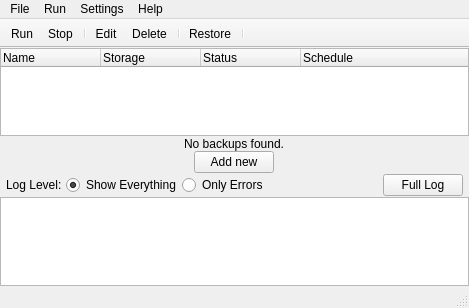
<?xml version="1.0" encoding="UTF-8"?>
<ui version="4.0">
 <class>MainWindow</class>
 <widget class="QMainWindow" name="MainWindow">
  <property name="geometry">
   <rect>
    <x>0</x>
    <y>0</y>
    <width>469</width>
    <height>308</height>
   </rect>
  </property>
  <property name="sizePolicy">
   <sizepolicy hsizetype="MinimumExpanding" vsizetype="Preferred">
    <horstretch>0</horstretch>
    <verstretch>0</verstretch>
   </sizepolicy>
  </property>
  <property name="minimumSize">
   <size>
    <width>0</width>
    <height>0</height>
   </size>
  </property>
  <property name="windowTitle">
   <string>MainWindow</string>
  </property>
  <widget class="QWidget" name="centralwidget">
   <layout class="QVBoxLayout" name="verticalLayout">
    <property name="spacing">
     <number>1</number>
    </property>
    <property name="leftMargin">
     <number>0</number>
    </property>
    <property name="topMargin">
     <number>0</number>
    </property>
    <property name="rightMargin">
     <number>0</number>
    </property>
    <property name="bottomMargin">
     <number>0</number>
    </property>
    <item>
     <widget class="QTreeWidget" name="backups_tree_widget">
      <property name="rootIsDecorated">
       <bool>false</bool>
      </property>
      <property name="allColumnsShowFocus">
       <bool>true</bool>
      </property>
      <property name="columnCount">
       <number>4</number>
      </property>
      <column>
       <property name="text">
        <string>Name</string>
       </property>
      </column>
      <column>
       <property name="text">
        <string>Storage</string>
       </property>
      </column>
      <column>
       <property name="text">
        <string>Status</string>
       </property>
      </column>
      <column>
       <property name="text">
        <string>Schedule</string>
       </property>
      </column>
     </widget>
    </item>
    <item>
     <widget class="QWidget" name="welcome_widget" native="true">
      <property name="enabled">
       <bool>true</bool>
      </property>
      <layout class="QVBoxLayout" name="verticalLayout_2">
       <property name="spacing">
        <number>0</number>
       </property>
       <property name="leftMargin">
        <number>0</number>
       </property>
       <property name="topMargin">
        <number>0</number>
       </property>
       <property name="rightMargin">
        <number>0</number>
       </property>
       <property name="bottomMargin">
        <number>0</number>
       </property>
       <item>
        <spacer name="verticalSpacer">
         <property name="orientation">
          <enum>Qt::Vertical</enum>
         </property>
         <property name="sizeHint" stdset="0">
          <size>
           <width>20</width>
           <height>40</height>
          </size>
         </property>
        </spacer>
       </item>
       <item alignment="Qt::AlignHCenter">
        <widget class="QLabel" name="label_2">
         <property name="text">
          <string>No backups found.</string>
         </property>
         <property name="margin">
          <number>6</number>
         </property>
        </widget>
       </item>
       <item alignment="Qt::AlignHCenter">
        <widget class="QPushButton" name="add_one_to_start_button">
         <property name="text">
          <string>Add new</string>
         </property>
        </widget>
       </item>
       <item>
        <spacer name="verticalSpacer_2">
         <property name="orientation">
          <enum>Qt::Vertical</enum>
         </property>
         <property name="sizeHint" stdset="0">
          <size>
           <width>20</width>
           <height>40</height>
          </size>
         </property>
        </spacer>
       </item>
      </layout>
     </widget>
    </item>
    <item>
     <layout class="QHBoxLayout" name="horizontalLayout">
      <property name="leftMargin">
       <number>6</number>
      </property>
      <property name="topMargin">
       <number>0</number>
      </property>
      <property name="rightMargin">
       <number>6</number>
      </property>
      <property name="bottomMargin">
       <number>0</number>
      </property>
      <item>
       <widget class="QLabel" name="label">
        <property name="text">
         <string>Log Level: </string>
        </property>
       </widget>
      </item>
      <item>
       <widget class="QRadioButton" name="show_everything_radio_button">
        <property name="text">
         <string>Show Everything</string>
        </property>
        <property name="checked">
         <bool>true</bool>
        </property>
       </widget>
      </item>
      <item>
       <widget class="QRadioButton" name="only_errors_radio_button">
        <property name="text">
         <string>Only Errors</string>
        </property>
       </widget>
      </item>
      <item>
       <spacer name="horizontalSpacer">
        <property name="orientation">
         <enum>Qt::Horizontal</enum>
        </property>
        <property name="sizeHint" stdset="0">
         <size>
          <width>40</width>
          <height>20</height>
         </size>
        </property>
       </spacer>
      </item>
      <item>
       <widget class="QPushButton" name="full_log_button">
        <property name="text">
         <string>Full Log</string>
        </property>
       </widget>
      </item>
     </layout>
    </item>
    <item>
     <widget class="QPlainTextEdit" name="log_text_edit">
      <property name="readOnly">
       <bool>true</bool>
      </property>
     </widget>
    </item>
   </layout>
  </widget>
  <widget class="QMenuBar" name="menubar">
   <property name="geometry">
    <rect>
     <x>0</x>
     <y>0</y>
     <width>469</width>
     <height>22</height>
    </rect>
   </property>
   <property name="nativeMenuBar">
    <bool>false</bool>
   </property>
   <widget class="QMenu" name="menuFile">
    <property name="title">
     <string>File</string>
    </property>
    <addaction name="add_new_backup_action"/>
    <addaction name="connect_to_existing_backup_action"/>
    <addaction name="exit_action"/>
   </widget>
   <widget class="QMenu" name="menuHelp">
    <property name="title">
     <string>Help</string>
    </property>
    <addaction name="website_action"/>
   </widget>
   <widget class="QMenu" name="menuSettings">
    <property name="title">
     <string>Settings</string>
    </property>
    <addaction name="debug_mode_action"/>
   </widget>
   <widget class="QMenu" name="menuRun">
    <property name="title">
     <string>Run</string>
    </property>
    <widget class="QMenu" name="menuRun_only">
     <property name="title">
      <string>Run only</string>
     </property>
     <addaction name="run_local_action"/>
     <addaction name="run_aws_action"/>
     <addaction name="run_gcp_action"/>
     <addaction name="run_azure_action"/>
     <addaction name="run_b2_action"/>
     <addaction name="run_s3_action"/>
     <addaction name="run_sftp_only"/>
    </widget>
    <addaction name="run_all_action"/>
    <addaction name="menuRun_only"/>
   </widget>
   <addaction name="menuFile"/>
   <addaction name="menuRun"/>
   <addaction name="menuSettings"/>
   <addaction name="menuHelp"/>
  </widget>
  <widget class="QToolBar" name="tool_bar">
   <property name="windowTitle">
    <string>toolBar</string>
   </property>
   <property name="movable">
    <bool>false</bool>
   </property>
   <property name="floatable">
    <bool>false</bool>
   </property>
   <attribute name="toolBarArea">
    <enum>TopToolBarArea</enum>
   </attribute>
   <attribute name="toolBarBreak">
    <bool>false</bool>
   </attribute>
   <addaction name="go_action"/>
   <addaction name="stop_action"/>
   <addaction name="separator"/>
   <addaction name="edit_action"/>
   <addaction name="delete_action"/>
   <addaction name="separator"/>
   <addaction name="view_action"/>
   <addaction name="separator"/>
  </widget>
  <widget class="QStatusBar" name="status_bar"/>
  <action name="add_new_backup_action">
   <property name="text">
    <string>Add new backup</string>
   </property>
  </action>
  <action name="connect_to_existing_backup_action">
   <property name="text">
    <string>Connect existing backup</string>
   </property>
  </action>
  <action name="exit_action">
   <property name="text">
    <string>Exit</string>
   </property>
  </action>
  <action name="go_action">
   <property name="text">
    <string>Run</string>
   </property>
  </action>
  <action name="stop_action">
   <property name="text">
    <string>Stop</string>
   </property>
  </action>
  <action name="view_action">
   <property name="text">
    <string>Restore</string>
   </property>
   <property name="toolTip">
    <string>View</string>
   </property>
  </action>
  <action name="delete_action">
   <property name="text">
    <string>Delete</string>
   </property>
  </action>
  <action name="edit_action">
   <property name="text">
    <string>Edit</string>
   </property>
  </action>
  <action name="website_action">
   <property name="text">
    <string>Documentation</string>
   </property>
  </action>
  <action name="run_all_action">
   <property name="text">
    <string>Run all</string>
   </property>
  </action>
  <action name="run_local_action">
   <property name="text">
    <string>Local Directory</string>
   </property>
  </action>
  <action name="run_aws_action">
   <property name="text">
    <string>Amazon AWS</string>
   </property>
  </action>
  <action name="run_gcp_action">
   <property name="text">
    <string>Google Cloud</string>
   </property>
  </action>
  <action name="run_azure_action">
   <property name="text">
    <string>Microsoft Azure</string>
   </property>
  </action>
  <action name="run_b2_action">
   <property name="text">
    <string>Backblaze B2</string>
   </property>
  </action>
  <action name="run_s3_action">
   <property name="text">
    <string>S3 Storage</string>
   </property>
  </action>
  <action name="run_sftp_only">
   <property name="text">
    <string>SFTP</string>
   </property>
  </action>
  <action name="debug_mode_action">
   <property name="checkable">
    <bool>true</bool>
   </property>
   <property name="text">
    <string>Debug mode</string>
   </property>
  </action>
 </widget>
 <resources/>
 <connections/>
</ui>
